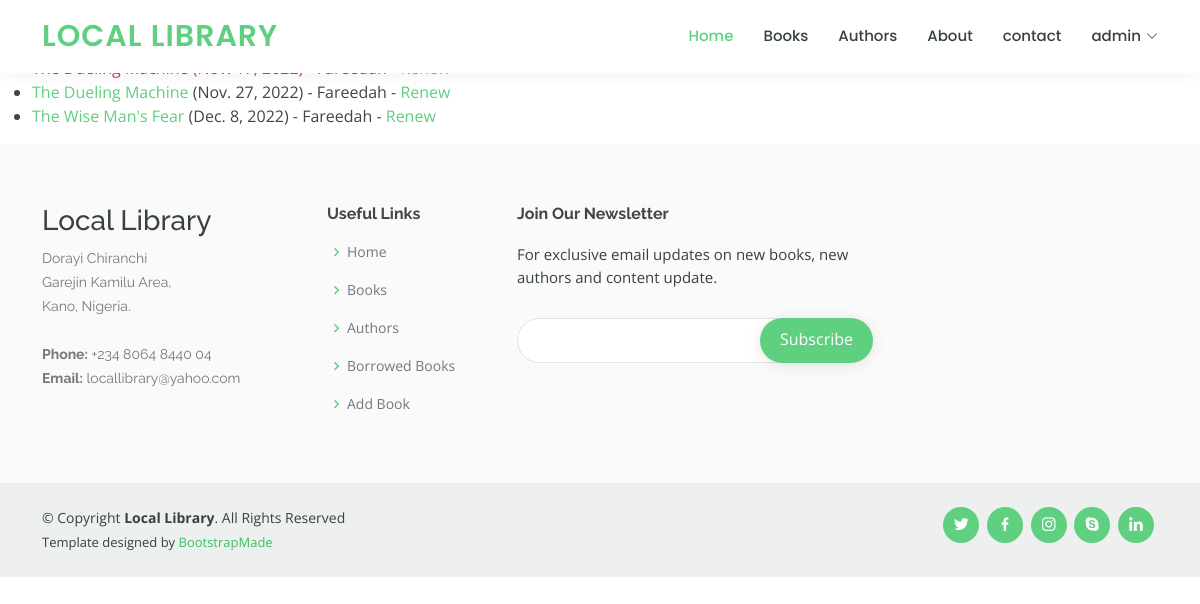
Before: /catalog/borrowed-books/ (signed in) with the older database file.
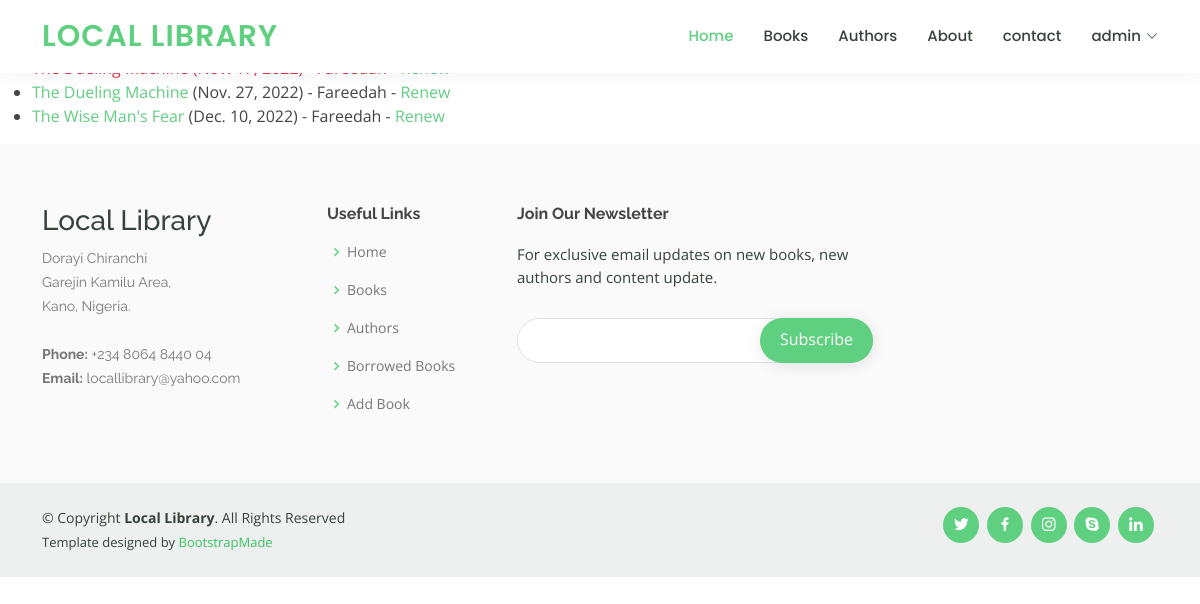
After: the same page with the newer database file.
### catalog/models.py (models this page shows, shortened)
class BookInstance(models.Model):
    id = models.UUIDField(primary_key=True, default=uuid.uuid4,
                          help_text='Unique ID for this particular book across whole library')
    book = models.ForeignKey('Book', on_delete=models.RESTRICT, null=True)
    imprint = models.CharField(max_length=200)
    due_back = models.DateField(null=True, blank=True)
    borrower = models.ForeignKey(
        User, on_delete=models.SET_NULL, null=True, blank=True)
    LOAN_STATUS = (
        ('m', 'Maintenance'),
        ('o', 'On loan'),
        ('a', 'Available'),
        ('r', 'Reserved'),
    )
    status = models.CharField(
        max_length=1,
        choices=LOAN_STATUS,
        blank=True,
        default='m',
        help_text='Book availability',
    )
    class Meta:
        ordering = ['due_back']
        permissions = (("can_mark_returned", "Set book as returned"),)
    @property
    def is_overdue(self):
        return bool(self.due_back and date.today() > self.due_back)

class Book(models.Model):
    title = models.CharField(max_length=200)
    author = models.ForeignKey(Author, on_delete=models.SET_NULL, null=True)
    summary = models.TextField(
        max_length=1000, help_text="Enter a brief description of the book")
    isbn = models.CharField("ISBN", max_length=13, unique=True,
                            help_text='13 characters <a href="https://www.isbn-international.org/content/what-isbn">ISBN number</a>')
    genre = models.ManyToManyField(
        Genre, help_text='Select a genre for this book')
    language = models.ForeignKey(
        Language, on_delete=models.SET_NULL, null=True)
    def display_genre(self):
        """Create a string for the Genre. This is required to display genre in Admin."""
        return ', '.join(genre.name for genre in self.genre.all()[:3])
    display_genre.short_description = "Genre"

### catalog/views.py (the view)
# urls.py: path('borrowed-books/', views.AllBorrowedBooksListView.as_view(),
class AllBorrowedBooksListView(PermissionRequiredMixin, generic.ListView):
    permission_required = 'catalog.can_mark_returned'
    model = BookInstance
    template_name = 'catalog/all_borrowed_books.html'
    paginate_by = 10
    def get_queryset(self):
        return BookInstance.objects.filter(status__exact='o')

### catalog/templates/catalog/all_borrowed_books.html (shortened to what this page needs)
{% extends "base_generic.html" %}
{% block content %}
<h1>All books on loan</h1>
{% if bookinstance_list %}
<ul>
    {% for bookinst in bookinstance_list %}
    <li class="{% if bookinst.is_overdue %}text-danger{% endif %}">
        <a {% if bookinst.is_overdue %}style="font-color: red; text-decoration: none; color: inherit;" {% endif %}
            href="{% url 'book-detail' bookinst.book.pk %}">{{ bookinst.book.title }}</a>
        ({{ bookinst.due_back }}) - {{bookinst.borrower.first_name }} - <a
            href="{% url 'renew-book-librarian' bookinst.id %}">Renew</a>
    </li>
    {% endfor %}
</ul>
{% endif %}
{% endblock %}

Changed rows visible on the page:
changed BookInstance "The Wise Man's Fear": due_back "Dec. 8, 2022" → "Dec. 10, 2022"
